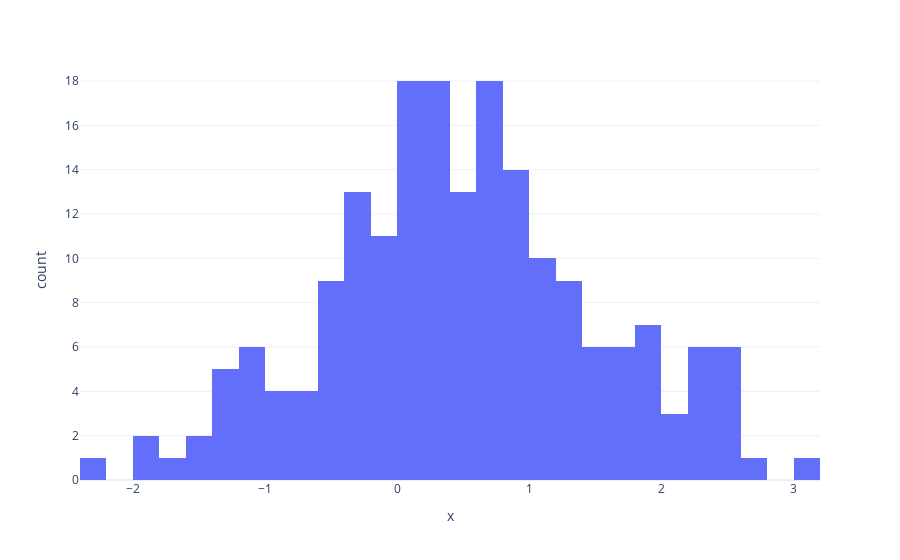

Notebook code for this chart:
### Code cell
px.histogram(x = out.y_true - out.y_pred, nbins= 50)

### Figure 1 — Plotly figure (JSON) as saved in the notebook; plotly's stock layout.template omitted (floating-point values rounded to 4 significant figures; data arrays with more than 128 entries replaced by an {"elided": "..."} marker saying what was removed)
{"data": [{"alignmentgroup": "True", "bingroup": "x", "hovertemplate": "x=%{x}<br>count=%{y}<extra></extra>", "legendgroup": "", "marker": {"color": "#636efa", "pattern": {"shape": ""}}, "name": "", "nbinsx": 50, "offsetgroup": "", "orientation": "v", "showlegend": false, "type": "histogram", "x": {"elided": "194 float values"}, "xaxis": "x", "yaxis": "y"}], "layout": {"barmode": "relative", "legend": {"tracegroupgap": 0}, "margin": {"t": 60}, "xaxis": {"anchor": "y", "domain": [0, 1], "title": {"text": "x"}}, "yaxis": {"anchor": "x", "domain": [0, 1], "title": {"text": "count"}}}}
